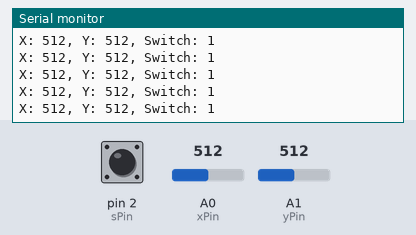
A sketch run on a simulated Arduino Uno, built with avr-gcc and run on an emulated ATmega328P. Shown: the last lines printed to the serial monitor. The inputs (shaded band) are chosen by the test bench; at power-on: A0 (xPin) = 512, A1 (yPin) = 512, pin 2 (sPin) HIGH.

Above: at 1.2 s.
1.3 s: A0 (xPin) set to 716
At 1.76 s:
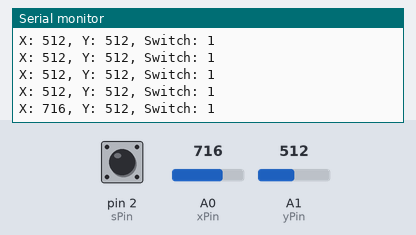
2.8 s: A1 (yPin) set to 716
At 2.97 s:
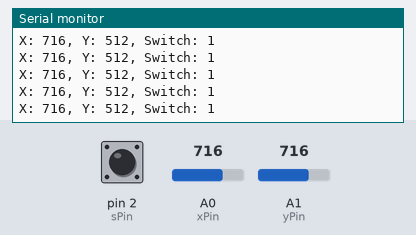
4.3 s: pin 2 (sPin) pulled LOW for 0.25 s
At 4.77 s:
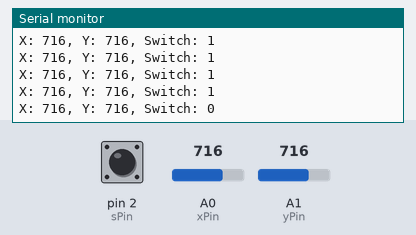
6.0 s: A0 (xPin) set to 900
At 6.18 s:
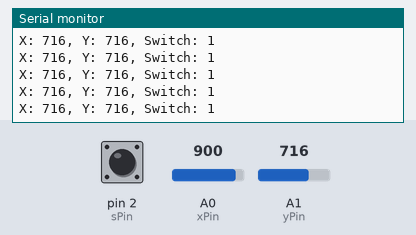
7.5 s: pin 2 (sPin) pulled LOW for 1 s
At 7.98 s:
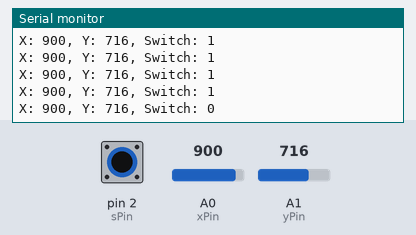
10.0 s: A1 (yPin) set to 900
At 10.19 s:
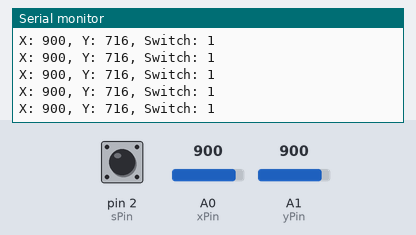
Timing chart, 0 to 12.5 s (numbered marks = the images above; inputs shaded):
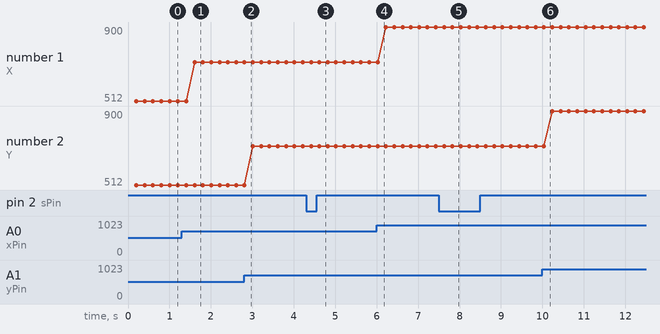

Measured:
- after the input at 1.3 s, the serial monitor: prints a new line after 0.31 s (image 1)
- after the input at 4.3 s, the serial monitor: prints a new line after 0.32 s (image 3)
- after the input at 7.5 s, the serial monitor: prints a new line after 0.33 s (image 5)
- plotted number 1: 512 → 716 after the input at 1.3 s, 716 → 900 after the input at 6.0 s

The sketch:

Joystick_Module.ino
```cpp
int xPin = A0;
int yPin = A1;
int sPin = 2;

void setup() {
  Serial.begin(9600);
  pinMode(xPin, INPUT);
  pinMode(yPin, INPUT);
  pinMode(sPin, INPUT);
  digitalWrite(sPin, HIGH);
}

void loop() {
  int x = analogRead(xPin);
  int y = analogRead(yPin);
  int s = digitalRead(sPin);
  delay(200);
  Serial.print("X: ");
  Serial.print(x);
  Serial.print(", Y: ");
  Serial.print(y);
  Serial.print(", Switch: ");
  Serial.println(s);
}
```
